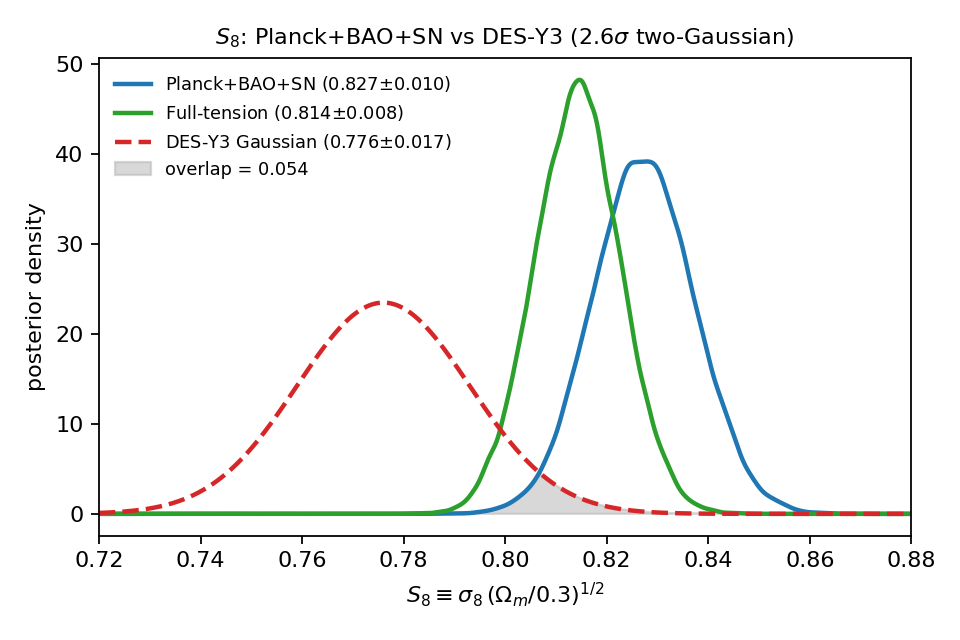

Write the Python code that produced this figure.
"""
c13 — R24conf QUEUE-28 (META-E1): GetDist overlay + quantification of the
frozen Planck+BAO+SN S8 posterior vs the DES-Y3 Gaussian 0.776 +/- 0.017,
with the full-tension S8 posterior on the same panel.

Outputs:
  reproducibility/cosmology/c13_s8_desy3_overlay.json
  reproducibility/cosmology/c13_s8_desy3_overlay.png
"""
import glob
import json
import os

import numpy as np
from getdist import loadMCSamples

import matplotlib
matplotlib.use("Agg")
import matplotlib.pyplot as plt

BASE = os.path.dirname(os.path.abspath(__file__))
DESY3_MU, DESY3_SIG = 0.776, 0.017


def load_dataset(frozen_dir, root="spin_torsion"):
    """Concatenate the 6 frozen single-chain dirs into one getdist sample."""
    chain_files = sorted(glob.glob(
        os.path.join(frozen_dir, "chains", "chain_*", f"{root}.1.txt")))
    samples, weights = [], []
    names = None
    for cf in chain_files:
        s = loadMCSamples(cf[:-6], settings={"ignore_rows": 0})
        if names is None:
            names = [p.name for p in s.getParamNames().names]
        idx = names.index("S8")
        samples.append(s.samples[:, idx])
        weights.append(s.weights)
    s8 = np.concatenate(samples)
    w = np.concatenate(weights)
    return s8, w, len(chain_files)


def wstats(x, w):
    mu = np.average(x, weights=w)
    sig = np.sqrt(np.average((x - mu) ** 2, weights=w))
    return float(mu), float(sig)


def kde_density(x, w, grid):
    """Weighted Gaussian KDE on a fixed grid (Silverman bandwidth)."""
    mu, sig = wstats(x, w)
    neff = w.sum() ** 2 / (w ** 2).sum()
    bw = 1.06 * sig * neff ** (-1 / 5)
    d = np.zeros_like(grid)
    # chunk to keep memory sane
    for i in range(0, len(x), 20000):
        xx, ww = x[i:i + 20000], w[i:i + 20000]
        d += (ww[None, :] * np.exp(
            -0.5 * ((grid[:, None] - xx[None, :]) / bw) ** 2)).sum(axis=1)
    d /= (w.sum() * bw * np.sqrt(2 * np.pi))
    return d


def gauss(grid, mu, sig):
    return np.exp(-0.5 * ((grid - mu) / sig) ** 2) / (sig * np.sqrt(2 * np.pi))


pbs_dir = os.path.join(BASE, "frozen", "planck_bao_sn_20260312_1954")
ft_dir = os.path.join(BASE, "frozen", "full_tension_20260311_1728")

s8_pbs, w_pbs, n_pbs = load_dataset(pbs_dir)
s8_ft, w_ft, n_ft = load_dataset(ft_dir)

mu_pbs, sig_pbs = wstats(s8_pbs, w_pbs)
mu_ft, sig_ft = wstats(s8_ft, w_ft)

# --- two-Gaussian tension: Planck+BAO+SN vs DES-Y3 ---
tension_gauss = abs(mu_pbs - DESY3_MU) / np.hypot(sig_pbs, DESY3_SIG)

# --- posterior-overlap integral: int min(p1, p2) dS8 (KDE posterior vs Gaussian) ---
grid = np.linspace(0.70, 0.92, 4001)
p_pbs = kde_density(s8_pbs, w_pbs, grid)
p_des = gauss(grid, DESY3_MU, DESY3_SIG)
overlap = float(np.trapz(np.minimum(p_pbs, p_des), grid))

# same two metrics for the full-tension posterior vs DES-Y3 (context)
p_ft = kde_density(s8_ft, w_ft, grid)
tension_ft = abs(mu_ft - DESY3_MU) / np.hypot(sig_ft, DESY3_SIG)
overlap_ft = float(np.trapz(np.minimum(p_ft, p_des), grid))

# naive inverse-variance combination of PBS x DES-Y3 (paper Table I caption)
w1, w2 = 1 / sig_pbs ** 2, 1 / DESY3_SIG ** 2
naive_mu = (w1 * mu_pbs + w2 * DESY3_MU) / (w1 + w2)
naive_sig = (w1 + w2) ** -0.5
pull_ft_vs_naive = abs(mu_ft - naive_mu) / np.hypot(sig_ft, naive_sig)

out = {
    "experiment": ("c13 S8 overlay: frozen Planck+BAO+SN posterior vs DES-Y3 "
                   "Gaussian 0.776+/-0.017 (R24conf QUEUE-28 / META-E1)"),
    "chains": {
        "planck_bao_sn": {"dir": "reproducibility/cosmology/frozen/planck_bao_sn_20260312_1954",
                          "n_chains": n_pbs, "n_samples": int(len(s8_pbs))},
        "full_tension": {"dir": "reproducibility/cosmology/frozen/full_tension_20260311_1728",
                         "n_chains": n_ft, "n_samples": int(len(s8_ft))}},
    "S8_definition": "sigma8*(Omega_m/0.3)^0.5 (chain derived column 'S8')",
    "planck_bao_sn_S8": {"mean": round(mu_pbs, 4), "sigma": round(sig_pbs, 4)},
    "full_tension_S8": {"mean": round(mu_ft, 4), "sigma": round(sig_ft, 4)},
    "des_y3_gaussian": {"mean": DESY3_MU, "sigma": DESY3_SIG},
    "two_gaussian_tension_pbs_vs_desy3_sigma": round(float(tension_gauss), 2),
    "posterior_overlap_integral_pbs_vs_desy3": round(overlap, 4),
    "two_gaussian_tension_fulltension_vs_desy3_sigma": round(float(tension_ft), 2),
    "posterior_overlap_integral_fulltension_vs_desy3": round(overlap_ft, 4),
    "naive_invvar_combination_pbs_x_desy3": {
        "mean": round(float(naive_mu), 4), "sigma": round(float(naive_sig), 4)},
    "fulltension_pull_vs_naive_combination_sigma": round(float(pull_ft_vs_naive), 2),
    "notes": ("Overlap integral = int min(p_chain_KDE, p_DESY3) dS8 in [0,1]; "
              "1 = identical, 0 = disjoint. Two-Gaussian tension = "
              "|mu1-mu2|/sqrt(s1^2+s2^2)."),
}

with open(os.path.join(BASE, "c13_s8_desy3_overlay.json"), "w") as f:
    json.dump(out, f, indent=1)

fig, ax = plt.subplots(figsize=(6, 4))
ax.plot(grid, p_pbs, color="C0", lw=2,
        label=f"Planck+BAO+SN ({mu_pbs:.3f}$\\pm${sig_pbs:.3f})")
ax.plot(grid, p_ft, color="C2", lw=2,
        label=f"Full-tension ({mu_ft:.3f}$\\pm${sig_ft:.3f})")
ax.plot(grid, p_des, color="C3", lw=2, ls="--",
        label=f"DES-Y3 Gaussian ({DESY3_MU}$\\pm${DESY3_SIG})")
ax.fill_between(grid, np.minimum(p_pbs, p_des), color="0.7", alpha=0.5,
                label=f"overlap = {overlap:.3f}")
ax.set_xlabel(r"$S_8 \equiv \sigma_8\,(\Omega_m/0.3)^{1/2}$")
ax.set_ylabel("posterior density")
ax.set_xlim(0.72, 0.88)
ax.legend(fontsize=8, frameon=False)
ax.set_title(f"$S_8$: Planck+BAO+SN vs DES-Y3 "
             f"({tension_gauss:.1f}$\\sigma$ two-Gaussian)", fontsize=10)
fig.tight_layout()
fig.savefig(os.path.join(BASE, "c13_s8_desy3_overlay.png"), dpi=160)
print(json.dumps(out, indent=1))
